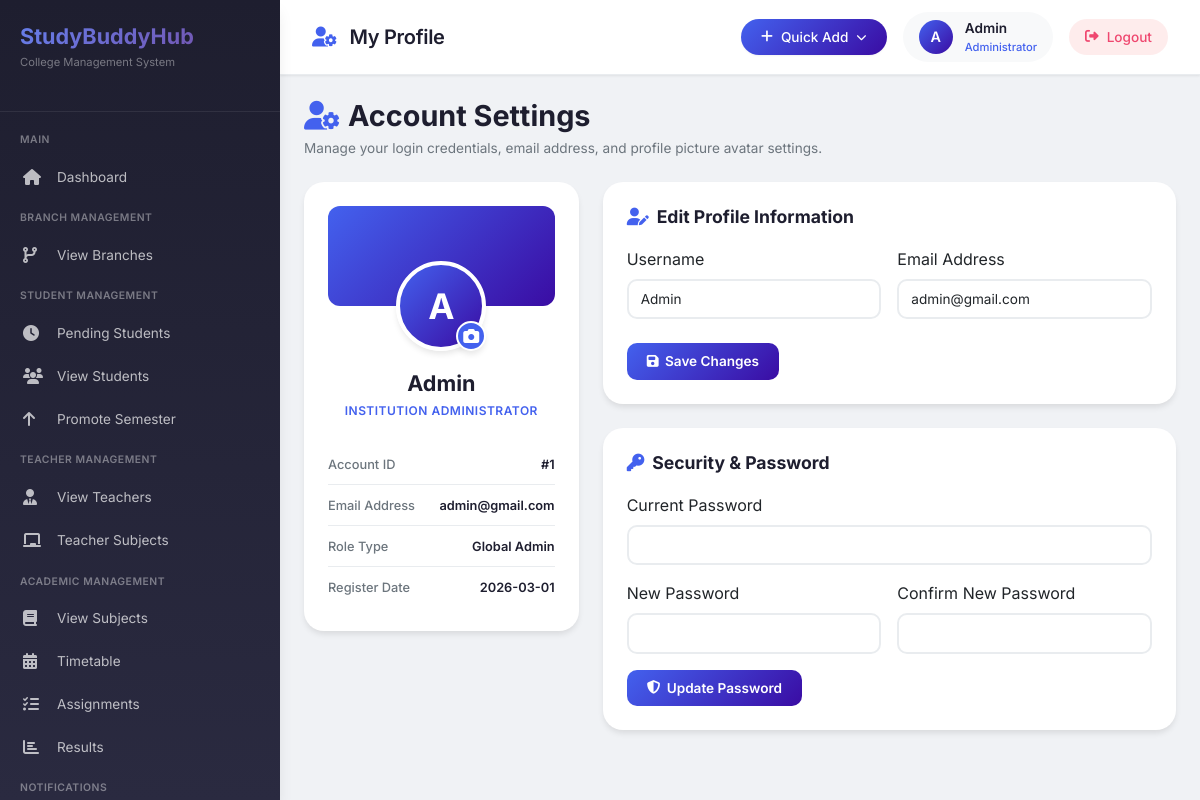
/admin/profile.php (signed in), run on the app's committed database.
### tables this page shows
CREATE TABLE `user` (
  `id` int(11) NOT NULL,
  `username` varchar(100) NOT NULL,
  `email` varchar(100) NOT NULL,
  `password` varchar(255) NOT NULL,
  `password_hash` varchar(255) DEFAULT NULL,
  `usertype` enum('admin','student','teacher') NOT NULL DEFAULT 'student',
  `profile_pic` varchar(255) DEFAULT NULL,
  `last_login` timestamp NULL DEFAULT NULL,
  `created_at` timestamp NOT NULL DEFAULT current_timestamp()
);

### admin/profile.php (the view, shortened to what this page needs)
<?php
$host = "localhost";
$user = "root";
$password = "";
$db = "users";
$data = mysqli_connect($host, $user, $password, $db);
$user_id = intval($_SESSION['user_id']);
$admin_query = mysqli_query($data, "SELECT * FROM user WHERE id = $user_id");
$admin = mysqli_fetch_assoc($admin_query);
$admin_name = $admin['username'];
$admin_email = $admin['email'];
?>
<!DOCTYPE html>
<html lang="en">
<head>
    <link href="https://cdn.jsdelivr.net/npm/bootstrap@5.3.8/dist/css/bootstrap.min.css" rel="stylesheet">
    <link rel="stylesheet" href="https://cdnjs.cloudflare.com/ajax/libs/font-awesome/6.4.0/css/all.min.css">
    <link href="https://unpkg.com/aos@2.3.1/dist/aos.css" rel="stylesheet">
</head>
<body>
<div class="admin-wrap">
    <div class="sidebar" id="sidebar">
        <div class="sidebar-header">
            <h3>StudyBuddyHub</h3>
            <p>College Management System</p>
        </div>
        <div class="sidebar-menu">
            <div class="menu-title">MAIN</div>
            <a href="home.php"> <i class="fas fa-home"></i> <span>Dashboard</span> </a>
            <div class="menu-title">BRANCH MANAGEMENT</div>
            <a href="branches.php"> <i class="fas fa-code-branch"></i> <span>View Branches</span> </a>
            <div class="menu-title">STUDENT MANAGEMENT</div>
            <a href="pending_requests.php"> <i class="fas fa-clock"></i> <span>Pending Students</span>
            </a>
            <a href="view_student.php"> <i class="fas fa-users"></i> <span>View Students</span> </a>
            <a href="promote_semester.php"> <i class="fas fa-arrow-up"></i> <span>Promote Semester</span> </a>
            <div class="menu-title">TEACHER MANAGEMENT</div>
            <a href="view_teacher.php"> <i class="fas fa-user-tie"></i> <span>View Teachers</span> </a>
            <a href="teacher_subjects.php"> <i class="fas fa-chalkboard"></i> <span>Teacher Subjects</span> </a>
            <div class="menu-title">ACADEMIC MANAGEMENT</div>
            <a href="subjects.php"> <i class="fas fa-book"></i> <span>View Subjects</span> </a>
            <a href="timetable.php"> <i class="fas fa-calendar-alt"></i> <span>Timetable</span> </a>
            <a href="assignments.php"> <i class="fas fa-tasks"></i> <span>Assignments</span> </a>
            <a href="results.php"> <i class="fas fa-chart-bar"></i> <span>Results</span> </a>
            <div class="menu-title">NOTIFICATIONS</div>
        </div>
    </div>
    <div class="main">
        <div class="modern-topbar">
            <div class="topbar-left">
                <div class="page-title">
                    <i class="fas fa-user-cog"></i> My Profile
                </div>
            </div>
            <div class="topbar-right">
                <div class="quick-dropdown">
                    <button class="quick-add-btn" id="quickAddBtn">
                        <i class="fas fa-plus"></i> <span>Quick Add</span> <i class="fas fa-chevron-down" style="font-size: 0.65rem;"></i>
                    </button>
                </div>
                <a href="profile.php" class="admin-profile">
                    <div class="admin-avatar">
                        <?php if (!empty($_SESSION['profile_pic']) && file_exists(__DIR__ . '/../uploads/profile_pics/' . $_SESSION['profile_pic'])): ?>
                            <img src="../uploads/profile_pics/<?php echo htmlspecialchars($_SESSION['profile_pic']); ?>" alt="Avatar">
                        <?php else: ?>
                            <?php echo strtoupper(substr($_SESSION['username'] ?? 'A', 0, 1)); ?>
                        <?php endif; ?>
                    </div>
                    <div class="admin-info">
                        <div class="admin-name"><?php echo htmlspecialchars($_SESSION['username'] ?? 'Admin'); ?></div>
                        <div class="admin-role">Administrator</div>
                    </div>
                </a>
                <a href="../logout.php" class="logout-btn">
                    <i class="fas fa-sign-out-alt"></i> <span>Logout</span>
                </a>
            </div>
        </div>
        <div class="content">
            <div class="page-header" data-aos="fade-up">
                <h2> <i class="fas fa-user-cog" style="color: var(--primary);"></i> Account Settings </h2>
                <p>Manage your login credentials, email address, and profile picture avatar settings.</p>
            </div>
            <div class="row g-4">
                <div class="col-lg-4" data-aos="fade-up" data-aos-delay="100">
                    <div class="table-card text-center">
                        <div class="profile-header-gradient"></div>
                        <div class="profile-avatar-container">
                            <div class="profile-avatar-wrapper">
                                <div class="profile-avatar">
                                    <?php if (!empty($_SESSION['profile_pic']) && file_exists(__DIR__ . '/../uploads/profile_pics/' . $_SESSION['profile_pic'])): ?>
                                        <img src="../uploads/profile_pics/<?php echo htmlspecialchars($_SESSION['profile_pic']); ?>" alt="Avatar" style="width: 100%; height: 100%; border-radius: 50%; object-fit: cover;">
                                    <?php else: ?>
                                        <?php echo strtoupper(substr($admin_name, 0, 1)); ?>
                                    <?php endif; ?>
                                </div>
                                <div class="avatar-edit-btn" onclick="changeAvatar()" title="Change Profile Picture">
                                    <i class="fas fa-camera"></i>
                                </div>
                            </div>
                        </div>
                        <div class="profile-info-name"><?php echo htmlspecialchars($admin_name); ?></div>
                        <div class="profile-info-role">Institution Administrator</div>
                        <ul class="info-list text-start">
                            <li class="info-list-item">
                                <span class="info-label">Account ID</span>
                                <span class="info-value">#<?php echo $user_id; ?></span>
                            </li>
                            <li class="info-list-item">
                                <span class="info-label">Email Address</span>
                                <span class="info-value"><?php echo htmlspecialchars($admin_email); ?></span>
                            </li>
                            <li class="info-list-item">
                                <span class="info-label">Role Type</span>
                                <span class="info-value">Global Admin</span>
                            </li>
                            <li class="info-list-item">
                                <span class="info-label">Register Date</span>
                                <span class="info-value"><?php echo !empty($admin['created_at']) ? date('Y-m-d', strtotime($admin['created_at'])) : date('Y-m-d'); ?></span>
                            </li>
                        </ul>
                    </div>
                </div>
                <div class="col-lg-8" data-aos="fade-up" data-aos-delay="200">
                    <div class="table-card">
                        <h4><i class="fas fa-user-edit"></i> Edit Profile Information</h4>
                        <form method="POST" action="profile.php">
                            <div class="row g-3">
                                <div class="col-md-6">
                                    <label class="form-label font-weight-500">Username</label>
                                    <input type="text" name="username" class="form-control" value="<?php echo htmlspecialchars($admin_name); ?>" required>
                                </div>
                                <div class="col-md-6">
                                    <label class="form-label font-weight-500">Email Address</label>
                                    <input type="email" name="email" class="form-control" value="<?php echo htmlspecialchars($admin_email); ?>" required>
                                </div>
                            </div>
                            <div class="mt-4">
                                <button type="submit" name="update_profile" class="btn-primary-custom">
                                    <i class="fas fa-save"></i> Save Changes
                                </button>
                            </div>
                        </form>
                    </div>
                    <div class="table-card">
                        <h4><i class="fas fa-key"></i> Security & Password</h4>
                        <form method="POST" action="profile.php" id="passwordForm">
                            <div class="mb-3">
                                <label class="form-label font-weight-500">Current Password</label>
                                <input type="password" name="current_password" class="form-control" required>
                            </div>
                            <div class="row g-3 mb-3">
                                <div class="col-md-6">
                                    <label class="form-label font-weight-500">New Password</label>
                                    <input type="password" name="new_password" id="new_password" class="form-control" required>
                                </div>
                                <div class="col-md-6">
                                    <label class="form-label font-weight-500">Confirm New Password</label>
                                    <input type="password" name="confirm_password" id="confirm_password" class="form-control" required>
                                </div>
                            </div>
                            <div>
                                <button type="submit" name="change_password" class="btn-primary-custom">
                                    <i class="fas fa-shield-alt"></i> Update Password
                                </button>
                            </div>
                        </form>
                    </div>
                </div>
            </div>
        </div>
    </div>
</div>
</body>
</html>

### data on the page
user: username "A", username "Admin", email "admin@gmail.com", created_at "2026-03-01"

### other printed values
substr($_SESSION['username'] ?? 'A', 0, 1) "A"
$_SESSION['username'] "Admin"
$user_id "1"
